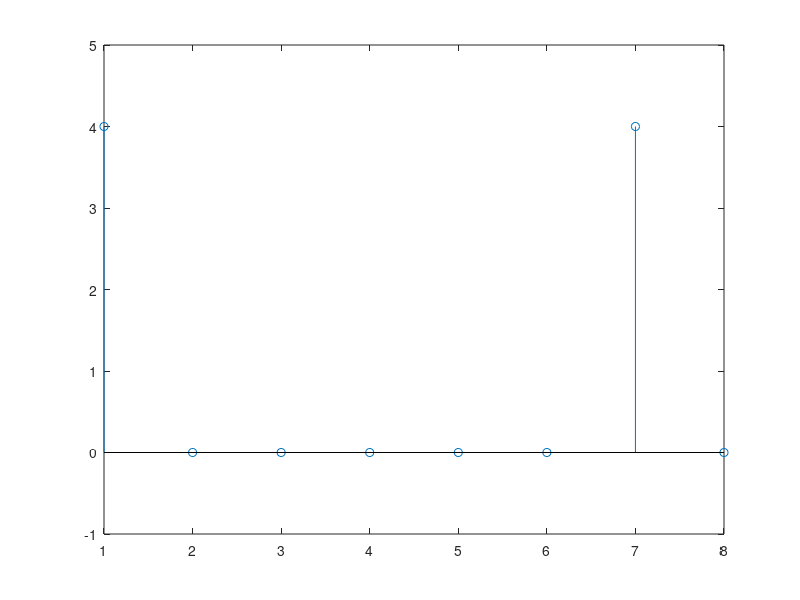

Write MATLAB code to recreate this figure.
clear all;
close all;
clc;

fs = 400;
ts = 1/fs;

fm = 50;
tm = 1/fm;

t=0:ts:tm-ts;

a=cos(2*pi*fm*t);

sol = zeros(1,8);

for i = 1:8
    temp = 0;
    for k = 1 : 8
        temp = temp + (cos((2*pi*50*k)/fs) )* exp((-1*j) * (2*pi*k*i)/8);
    end
    sol(1,i) = temp;
    
end

stem(sol);
